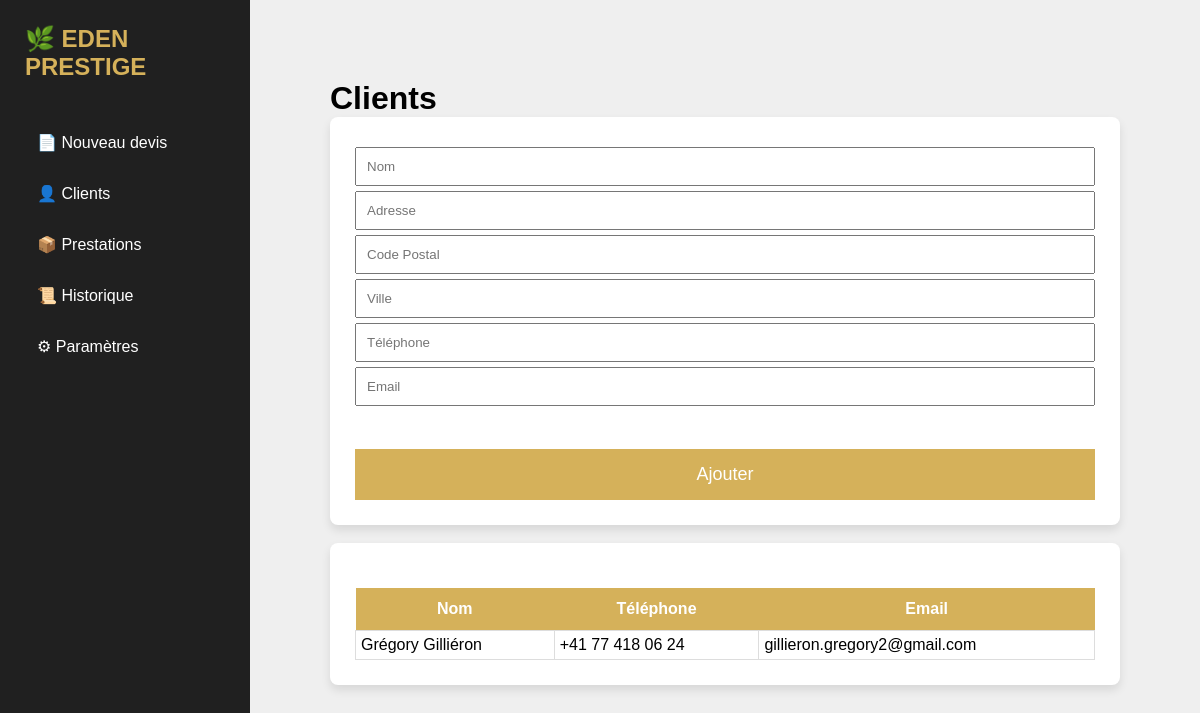
The app's page /clients, older data.
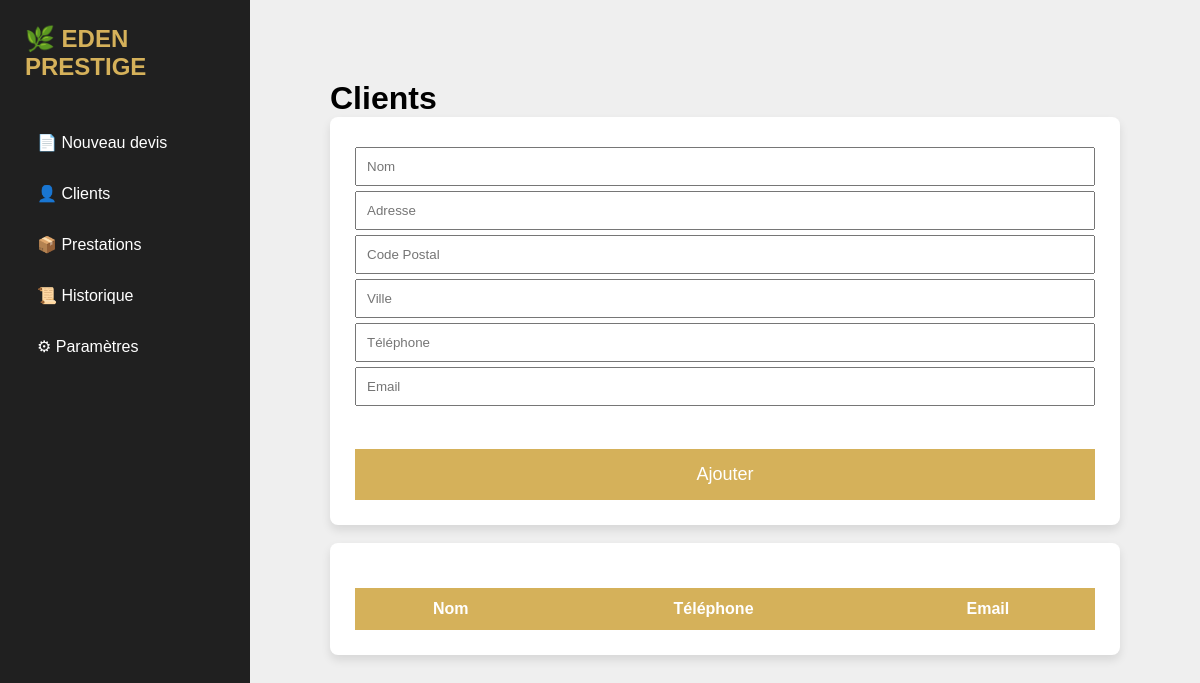
The same page, newer data.
### models.py (models this page shows, shortened)
class Client(db.Model):
    __tablename__ = "clients"
    id = db.Column(db.Integer, primary_key=True)
    nom = db.Column(db.String(150), nullable=False)
    adresse = db.Column(db.String(255))
    code_postal = db.Column(db.String(10))
    ville = db.Column(db.String(100))
    telephone = db.Column(db.String(30))
    email = db.Column(db.String(150))
    devis = db.relationship("Devis", backref="client_obj", lazy=True)

### app.py (the view)
@app.route("/clients")
def clients():
    liste = Client.query.order_by(Client.nom).all()
    return render_template(
        "clients.html",
        clients=liste
    )

### templates/clients.html (shortened to what this page needs)
<!DOCTYPE html>
<html lang="fr">
<head>
<link rel="stylesheet"
href="{{ url_for('static', filename='style.css') }}">
</head>
<body>
{% extends "base.html" %}
{% block contenu %}
<div class="content">
<h1>Clients</h1>
<div class="bloc">
<form action="/ajouter_client" method="POST">
<input
name="nom"
placeholder="Nom">
<input
name="adresse"
placeholder="Adresse">
<input
name="cp"
placeholder="Code Postal">
<input
name="ville"
placeholder="Ville">
<input
name="telephone"
placeholder="Téléphone">
<input
name="email"
placeholder="Email">
<br><br>
<input
class="valider"
type="submit"
value="Ajouter">
</form>
</div>
<br>
<div class="bloc">
<table>
<tr>
<th>Nom</th>
<th>Téléphone</th>
<th>Email</th>
</tr>
{% for client in clients %}
<tr>
<td>{{client.nom}}</td>
<td>{{client.telephone}}</td>
<td>{{client.email}}</td>
</tr>
{% endfor %}
</table>
</div>
</div>
{% endblock %}

Row changes from the older to the newer data that the page shows:
removed Client: nom "Grégory Gilliéron", telephone "+41 77 418 06 24", email "gillieron.gregory2@gmail.com"
